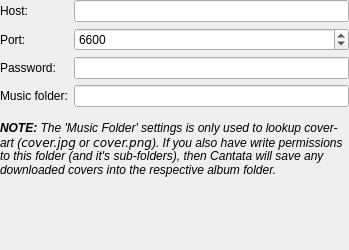
<?xml version="1.0" encoding="UTF-8"?>
<ui version="4.0">
 <class>ServerSettings</class>
 <widget class="QWidget" name="ServerSettings">
  <property name="geometry">
   <rect>
    <x>0</x>
    <y>0</y>
    <width>349</width>
    <height>250</height>
   </rect>
  </property>
  <property name="windowTitle">
   <string>Form</string>
  </property>
  <layout class="QVBoxLayout" name="verticalLayout">
   <property name="margin">
    <number>0</number>
   </property>
   <item>
    <layout class="QFormLayout" name="formLayout">
     <item row="0" column="0">
      <widget class="QLabel" name="label">
       <property name="text">
        <string>Host:</string>
       </property>
       <property name="buddy">
        <cstring>hostLineEdit</cstring>
       </property>
      </widget>
     </item>
     <item row="0" column="1">
      <widget class="LineEdit" name="hostLineEdit"/>
     </item>
     <item row="1" column="0">
      <widget class="QLabel" name="label_2">
       <property name="text">
        <string>Port:</string>
       </property>
       <property name="buddy">
        <cstring>portSpinBox</cstring>
       </property>
      </widget>
     </item>
     <item row="1" column="1">
      <widget class="QSpinBox" name="portSpinBox">
       <property name="minimum">
        <number>1</number>
       </property>
       <property name="maximum">
        <number>66000</number>
       </property>
       <property name="value">
        <number>6600</number>
       </property>
      </widget>
     </item>
     <item row="2" column="0">
      <widget class="QLabel" name="label_3b">
       <property name="text">
        <string>Password:</string>
       </property>
       <property name="buddy">
        <cstring>passwordLineEdit</cstring>
       </property>
      </widget>
     </item>
     <item row="2" column="1">
      <widget class="LineEdit" name="passwordLineEdit">
       <property name="echoMode">
        <enum>QLineEdit::Password</enum>
       </property>
      </widget>
     </item>
     <item row="3" column="0">
      <widget class="QLabel" name="label_3">
       <property name="text">
        <string>Music folder:</string>
       </property>
       <property name="buddy">
        <cstring>mpdDir</cstring>
       </property>
      </widget>
     </item>
     <item row="3" column="1">
      <widget class="DirRequester" name="mpdDir"/>
     </item>
    </layout>
   </item>
   <item>
    <spacer name="verticalSpacer">
     <property name="orientation">
      <enum>Qt::Vertical</enum>
     </property>
     <property name="sizeType">
      <enum>QSizePolicy::Fixed</enum>
     </property>
     <property name="sizeHint" stdset="0">
      <size>
       <width>20</width>
       <height>8</height>
      </size>
     </property>
    </spacer>
   </item>
   <item>
    <widget class="QLabel" name="label_4">
     <property name="text">
      <string>&lt;i&gt;&lt;b&gt;NOTE:&lt;/b&gt; The 'Music Folder' settings is only used to lookup cover-art (&lt;code&gt;cover.jpg&lt;/code&gt; or &lt;code&gt;cover.png&lt;/code&gt;). If you also have write permissions to this folder (and it's sub-folders), then Cantata will save any downloaded covers into the respective album folder.&lt;/i&gt;</string>
     </property>
     <property name="wordWrap">
      <bool>true</bool>
     </property>
    </widget>
   </item>
   <item>
    <spacer name="verticalSpacer_2">
     <property name="orientation">
      <enum>Qt::Vertical</enum>
     </property>
     <property name="sizeHint" stdset="0">
      <size>
       <width>20</width>
       <height>57</height>
      </size>
     </property>
    </spacer>
   </item>
  </layout>
 </widget>
 <customwidgets>
  <customwidget>
   <class>LineEdit</class>
   <extends>QLineEdit</extends>
   <header>lineedit.h</header>
  </customwidget>
  <customwidget>
   <class>DirRequester</class>
   <extends>QLineEdit</extends>
   <header>dirrequester.h</header>
   <container>1</container>
  </customwidget>
 </customwidgets>
 <resources/>
 <connections/>
</ui>
